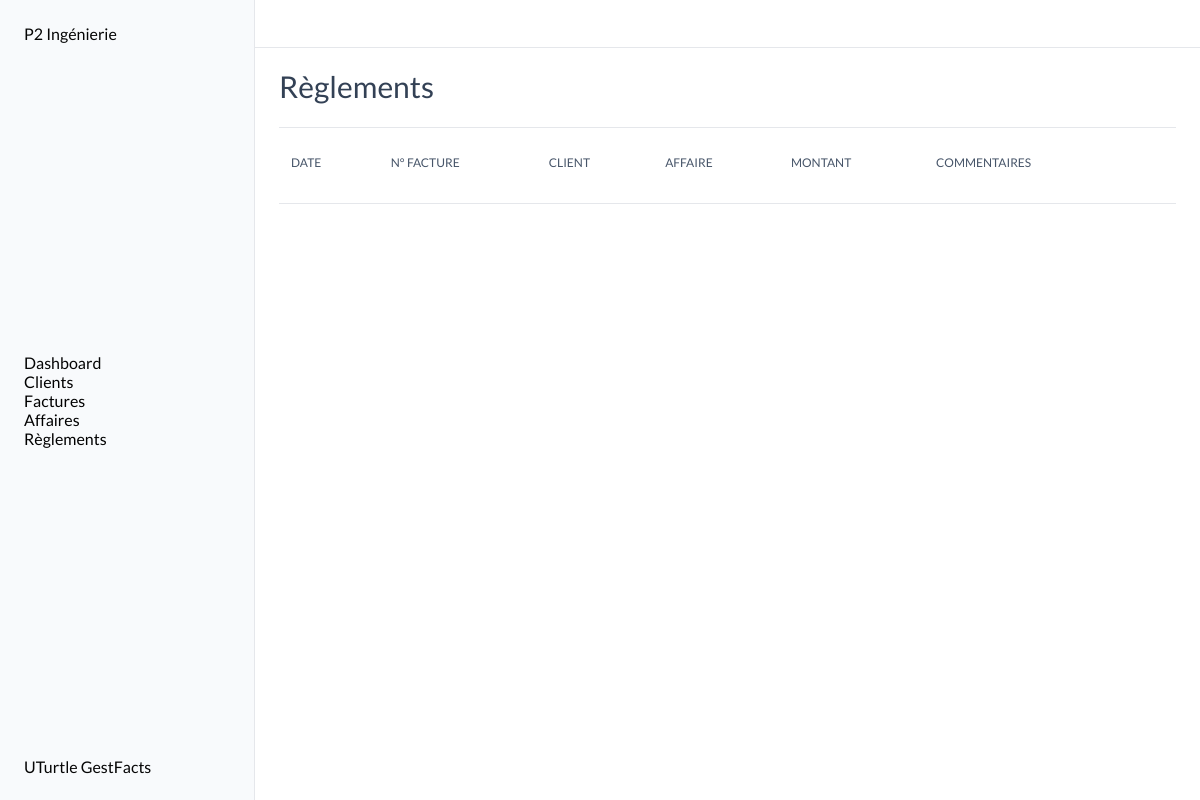
/factures/reglements/, run on an earlier commit of the app's database.
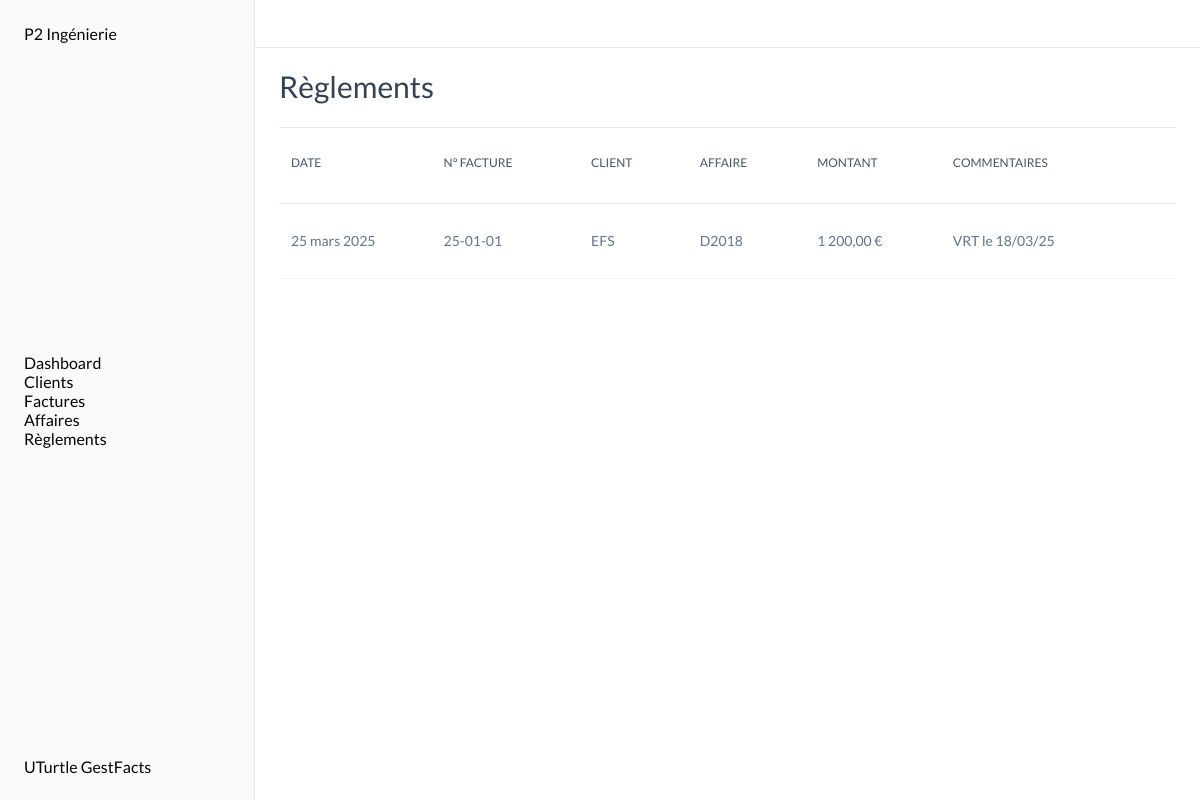
And on a later commit of the database.
### factures/models.py (models this page shows, shortened)
class Payment(models.Model):
    date = models.DateField()
    amount = models.DecimalField(max_digits=10, decimal_places=2)
    invoice = models.ForeignKey(Invoice, on_delete=models.CASCADE, related_name='payments')
    payment_method = models.CharField(max_length=50)
    class Meta:
        verbose_name = "Paiement"
        verbose_name_plural = "Paiements"
    def formatted_amount(self):
        return f"{self.amount:,.2f} €".replace(",", " ").replace(".", ",")

class Invoice(models.Model):
    TYPE_CHOICES = [
        ('facture', 'Facture'),
        ('avoir', 'Avoir'),
        ('proforma', 'Proforma'),
        ]
    STATUT_CHOICES = [
        ('a_payer', 'À payer'),
        ('partiellement_payee', 'Partiellement payée'),
        ('payee', 'Payée'),
        ('en_retard', 'En retard'),
        ('annulee', 'Annulée'),
    ]
    date = models.DateField()
    type = models.CharField(max_length=10, choices=TYPE_CHOICES, default='facture')
    affaire = models.ForeignKey('affaires.Affaire', on_delete=models.CASCADE, related_name="invoices")
    invoice_number = models.CharField(max_length=10, unique=True, db_index=True)
    client = models.ForeignKey('clients.Client', on_delete=models.SET_NULL, related_name='invoices', db_index=True, null=True)
    client_entity_name = models.CharField(max_length=100, blank=True, null=True)
    invoice_object = models.TextField(max_length=200)
    amount_ht = models.DecimalField(max_digits=10, decimal_places=2)
    vat_rate = models.DecimalField(max_digits=5, decimal_places=2, default=20.0)
    statut = models.CharField(max_length=20, choices=STATUT_CHOICES, default='a_payer')
    class Meta:
        verbose_name = "Facture"
        verbose_name_plural = "Factures"
    def __str__(self):
        client_name = self.client_entity_name if self.client is None else self.client.entity_name
        return self.invoice_number

### clients/models.py (models this page shows, shortened)
class Client(models.Model):
    entity_name = models.CharField(max_length=100)
    address = models.CharField(max_length=200, blank=True, null=True)
    zip_code = models.CharField(max_length=5, blank=True, null=True)
    city = models.CharField(max_length=100, blank=True, null=True)
    contact = models.CharField(max_length=100, blank=True, null=True)
    phone_number = models.CharField(max_length=10, blank=True, null=True)
    email = models.EmailField(blank=True, null=True)
    class Meta:
        verbose_name = "Client"
        verbose_name_plural = "Clients"

### affaires/models.py (models this page shows, shortened)
class Affaire(models.Model):
    client = models.ForeignKey('clients.Client', on_delete=models.SET_NULL, null=True, related_name='affaires')
    client_entity_name = models.CharField(max_length=100, blank=True, null=True)
    affaire_number = models.CharField(max_length=10, unique=True, db_index=True)
    affaire_description = models.TextField(max_length=200)
    budget = models.DecimalField(max_digits=10, decimal_places=2, default=0.0)
    factures = models.ManyToManyField('factures.Invoice', related_name='affaires', blank=True, null=True)
    class Meta:
        verbose_name = "Affaire"
        verbose_name_plural = "Affaires"

### factures/views.py (the view)
# urls.py: path('reglements/', reglements, name='reglements'),
def reglements(request):
    paiements = Payment.objects.all()
    factures = Invoice.objects.all()
    for facture in factures:
        if facture.client is None and not facture.client_entity_name:
            facture.client_entity_name = "Client supprimé"
            facture.save()
    return render(request, 'pages/factures/paiements.html', {'paiements': paiements, 'factures': factures})

### templates/pages/factures/paiements.html (shortened to what this page needs)
{% extends "base.html" %}
{% block content %}
<div class="title">
    <H2>Règlements</H2>
</div>
<section class="tableau">
    <table class="table">
        <thead>
            <tr>
                <th>
                    <div class="th-div">
                        <span>DATE</span>
                    </div>
                </th>
                <th>
                    <div class="th-div">
                        <span>N° FACTURE</span>
                    </div>
                </th>
                <th>
                    <div class="th-div">
                        <span>CLIENT</span>
                    </div>
                </th>
                <th>
                    <div class="th-div">
                        <span>AFFAIRE</span>
                    </div>
                </th>
                <th>
                    <div class="th-div">
                        <span>MONTANT</span>
                    </div>
                </th>
                <th>
                    <div class="th-div">
                        <span>COMMENTAIRES</span>
                    </div>
                </th>
                <th>
                    <div class="th-div">
                    </div>
                </th>
            </tr>
        </thead>
        {% if paiements %}
        <tbody>
            {% for paiement in paiements %}
            <tr data-url="{% url 'factures:reglement_detail' paiement.pk %}" class="clickable-row">
                <td clospan="1">
                    <div class="factures">
                        <p>{{ paiement.date }}</p>
                    </div>
                </td>
                <td clospan="1">
                    <div class="factures">
                        <a href="{% url 'factures:detail' paiement.invoice.id %}">
                            <p>{{ paiement.invoice }}</p>
                        </a>
                    </div>
                </td>
                <td clospan="1">
                    <div class="factures">
                        {% if paiement.invoice.client %}
                            <a href="{% url 'clients:detail' paiement.invoice.client.id %}">{{ paiement.invoice.client.entity_name }}</a>
                        {% else %}
                            {{ paiement.invoice.client_entity_name }}
                        {% endif %}
                    </div>
                </td>
                <td clospan="1">
                    <div class="factures">
                        <a href="">
                            <P>{{ paiement.invoice.affaire.affaire_number }}</P>
                        </a>
                    </div>
                </td>
                <td clospan="1">
                    <div class="factures">
                        <P>{{ paiement.formatted_amount }}</P>
                    </div>
                </td>
                <td clospan="1">
                    <div class="factures">
                        <p>{{ paiement.payment_method }}</p>
                    </div>
                </td>
                <td clospan="1">
                </td>
            </tr>
            {% endfor %}
        </tbody>
        {% endif %}
    </table>
</section>
{% endblock content %}

What changed in the data, as far as the page shows it:
added Payment: date "25 mars 2025", invoice "25-01-01", invoice.client.entity_name "EFS", invoice.affaire.affaire_number "D2018", formatted_amount "1 200,00 €", payment_method "VRT le 18/03/25"
